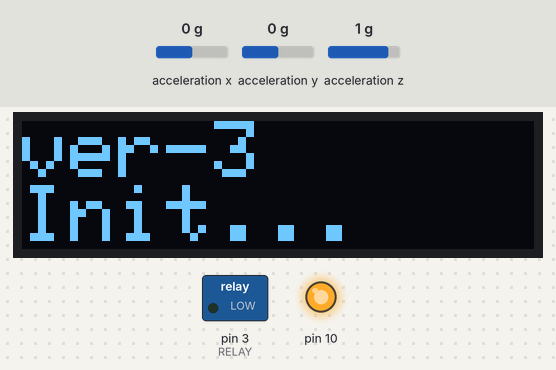
Bench run of a sketch on a simulated Arduino Uno, built with avr-gcc and run on an emulated ATmega328P. Parts: 128×32 one-colour display, switched loads named in the sketch (green lamp = pin HIGH), output pins drawn as LEDs (lit = HIGH). Inputs (shaded band) come from the test bench; at power-on: acceleration x 0 g, acceleration y 0 g, acceleration z 1 g. The local clock reads 2024-03-15 10:24:30 at power-on unless the sketch sets it; what the sketch prints to the serial monitor is not drawn.

Above: at 1.1 s.
At 58.9 s:
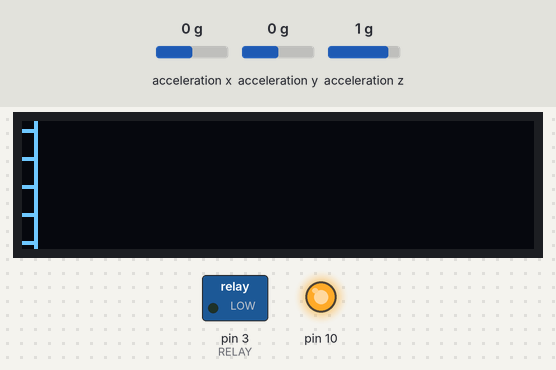
At 67.63 s:
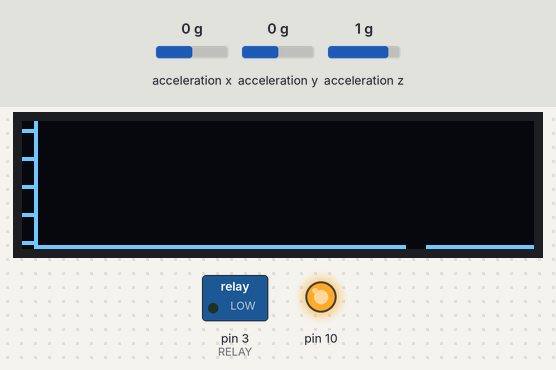
At 76.6 s:
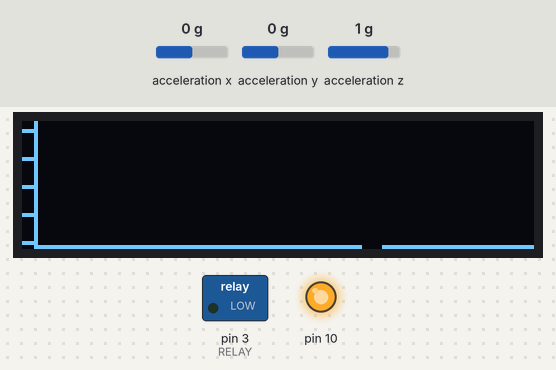
At 94.22 s:
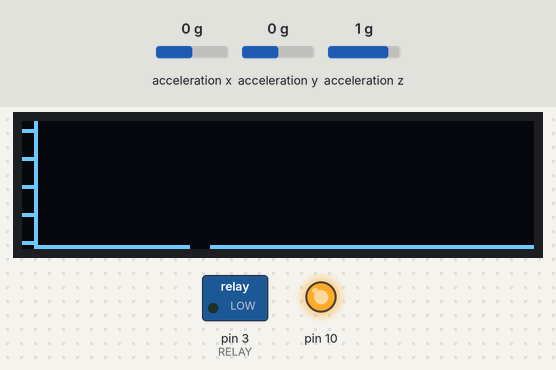
At 129.77 s:
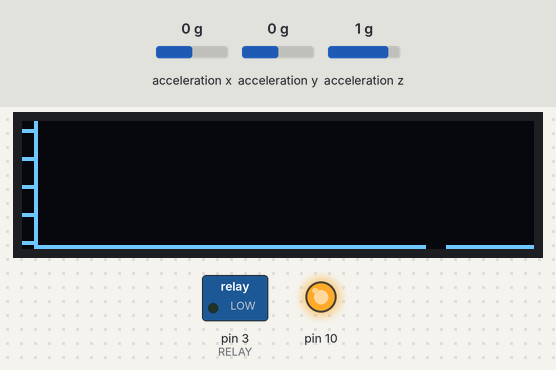

The sketch:

Arduino_ADXL345_Logger_SSD1306.ino
```cpp
//https://github.com/adafruit/Adafruit_ADXL345
//https://github.com/jarzebski/Arduino-DS3231
//https://github.com/adafruit/Adafruit_SSD1306
//https://github.com/Marzogh/SPIMemory
//https://github.com/adafruit/Adafruit-GFX-Library
//https://github.com/adafruit/Adafruit_BusIO

#define VERSION "ver-3"

#include <Adafruit_SSD1306.h>
#define OLED_RESET    4
#define SCREEN_WIDTH 128
#define SCREEN_HEIGHT 32 //用64的話會記憶體不足
Adafruit_SSD1306 display(SCREEN_WIDTH, SCREEN_HEIGHT, &Wire, OLED_RESET);

#include <Adafruit_ADXL345_U.h>
Adafruit_ADXL345_Unified accel = Adafruit_ADXL345_Unified(12345); //assign ID to our accelerometer

float fInputX, fInputY, fInputZ;
int iPlotValue;
float UBX, UBY, UBZ;
float LBX, LBY, LBZ;

#include <DS3231.h>
DS3231 RTC;
RTCDateTime dt;
char caRealTime[16];

#include <SPIMemory.h>
SPIFlash flash;
#define CAPA 134217728   //128M
#define ARRSZ 32
uint32_t gAdr=0;
char textAdr[ARRSZ];
#define TIME_INTERVAL 200  //每0.2秒記錄一筆資料
unsigned long lastWriteTime = 0;

int iNowXPosition = 4;
int iLastY=0;

#define RELAY 3
bool relay = LOW;

void setup() {
  Serial.begin(115200);

  display.begin(SSD1306_SWITCHCAPVCC, 0x3C);
  Serial.println(F("SSD1306 Ready"));
  displayWriteOnce(VERSION, "Init...");
  delay(1000);

  RTC.begin();
  Serial.println(F("RTC Ready"));

  pinMode(RELAY, OUTPUT);
  digitalWrite(RELAY, LOW);

  flash.begin(MB(128));
  Serial.println(F("flash Ready"));
  gAdr = findIdxOfFlash();
  delay(100);

  if(!accel.begin()){ //begin accel, check if it's working
    displayWriteOnce("ADXL345", "Error!") ;
    while(1);
  }
  accel.setRange(ADXL345_RANGE_8_G);
  Serial.println(F("ADXL345 Ready"));

  //取得最大最小值
  getUpperAndLowerBound();

  initialScreen();
  display.display();
}

void displayWriteOnce(char* msg1, char* msg2){
    display.clearDisplay();
    display.setTextSize(2);
    display.setTextColor(SSD1306_WHITE);
    display.setCursor(0,0);
    display.println(msg1);
    display.println(msg2);
    display.display();
}

void getUpperAndLowerBound(){
  // 放棄前五筆資料
  for(int i=0; i<5; i++) { getSensorValue(); }

  //Init
  UBX = -9999.0;  UBY = -9999.0;  UBZ = -9999.0;
  LBX =  9999.0;  LBY =  9999.0;  LBZ =  9999.0;

  for(int i=0; i<100; i++){
    getSensorValue();
    if(fInputX > UBX) UBX = fInputX;
    if(fInputY > UBY) UBY = fInputY;
    if(fInputZ > UBZ) UBZ = fInputZ;
    if(fInputX < LBX) LBX = fInputX;
    if(fInputY < LBY) LBY = fInputY;
    if(fInputZ < LBZ) LBZ = fInputZ;
    Serial.print("UBX:"); Serial.print(UBX);  Serial.print("  LBX:"); Serial.println(LBX);
    Serial.print("UBY:"); Serial.print(UBY);  Serial.print("  LBY:"); Serial.println(LBY);
    Serial.print("UBZ:"); Serial.print(UBZ);  Serial.print("  LBZ:"); Serial.println(LBZ);
  }

  UBX += 0.60 * (UBX-LBX);
  LBX -= 0.60 * (UBX-LBX);
  UBY += 0.60 * (UBY-LBY);
  LBY -= 0.60 * (UBY-LBY);
  UBZ += 0.60 * (UBZ-LBZ);
  LBZ -= 0.60 * (UBZ-LBZ);
  Serial.print("UBX:"); Serial.print(UBX);  Serial.print("  LBX:"); Serial.println(LBX);
  Serial.print("UBY:"); Serial.print(UBY);  Serial.print("  LBY:"); Serial.println(LBY);
  Serial.print("UBZ:"); Serial.print(UBZ);  Serial.print("  LBZ:"); Serial.println(LBZ);
}

void loop() {
  getSensorValue();

  if( fInputX > UBX || fInputX < LBX ){
    Serial.print("! X:"); Serial.println(fInputX);
    relay = HIGH;
  }
  if( fInputY > UBY || fInputY < LBY ){
    Serial.print("! Y:"); Serial.println(fInputY);
    relay = HIGH;
  }
  if( fInputZ > UBZ || fInputZ < LBZ ){
    Serial.print("! Z:"); Serial.println(fInputZ);
    relay = HIGH;
  }

  if(relay == HIGH && digitalRead(RELAY) == LOW){
    writeToFlash("ALARM!");
    digitalWrite(RELAY, HIGH);
  }

  if(iNowXPosition>4){
    display.drawLine(iNowXPosition-1 , iLastY,
                     iNowXPosition , iPlotValue, WHITE);
  }
  else{
    display.drawPixel(iNowXPosition, iPlotValue, WHITE);
  }
  iLastY = iPlotValue;

  iNowXPosition++;
  if(iNowXPosition>=128){
    iNowXPosition = 4;
    eraseVLine(iNowXPosition, 5);
    //initialScreen();
  }
  else{
    eraseVLine(iNowXPosition, 5);
  }

  display.display();

  if(millis() - lastWriteTime > TIME_INTERVAL ||
     millis() < lastWriteTime){
       lastWriteTime = millis();
       writeLog();
  }

}

void eraseVLine(int x, int w){
  int H = SCREEN_HEIGHT-1;
  int MH = SCREEN_HEIGHT/2;
  for(int i=0; i<w; i++){
    //display.drawFastVLine(x+i, 0, MH, BLACK);
    //display.drawFastVLine(x+i, MH+1, MH, BLACK);
    display.drawFastVLine(x+i, 0, H+1, BLACK);
  }
}

void initialScreen(){
  int H = SCREEN_HEIGHT-1;
  int W = SCREEN_WIDTH-1;
  int MH = SCREEN_HEIGHT/2;

  display.clearDisplay();

  //水平線
  //display.drawLine(3 , MH, W , MH, WHITE);

  //起點垂直線
  display.drawLine(3 , 0, 3 , H, WHITE);

  //刻度
  for(int y=MH; y<H; y+=7){
    display.drawFastHLine(0, y, 3, WHITE);
  }
  for(int y=MH; y>0; y-=7){
    display.drawFastHLine(0, y, 3, WHITE);
  }

}

void getSensorValue(){
  int H = SCREEN_HEIGHT-1;
  sensors_event_t event;
  accel.getEvent(&event);
  fInputX = event.acceleration.x;
  fInputY = event.acceleration.y;
  fInputZ = event.acceleration.z;
  iPlotValue = map(fInputZ, -5, 5, 0, H);
  if(iPlotValue>H) iPlotValue = H;
  if(iPlotValue<0) iPlotValue = 0;
}

void getRealTime(){
  RTCDateTime dt = RTC.getDateTime();
  int yy = dt.year-2000;
  int mm = dt.month;
  int dd = dt.day;
  int hh = dt.hour;
  int mn = dt.minute;
  int ss = dt.second;
  sprintf(caRealTime, "%2d%02d%02d%02d%02d%02d",
          yy, mm, dd, hh, mn, ss);
}

void writeLog(){
  char strInputX[7], strInputY[7], strInputZ[7];
  dtostrf(fInputX,5,2,strInputX);
  dtostrf(fInputY,5,2,strInputY);
  dtostrf(fInputZ,5,2,strInputZ);

  getRealTime();
  char text[ARRSZ];
  sprintf(text, "%s %s,%s,%s", caRealTime, strInputX, strInputY, strInputZ);
  writeToFlash(text);
}

void writeToFlash(char* str){
  if(gAdr>(CAPA-ARRSZ)){
    myPrintHex(gAdr);
    Serial.println(F(" reset gAdr=0"));
    gAdr=0;
  }
  if(gAdr%4096==0){ erase4K(gAdr); }

  if (flash.writeCharArray(gAdr, str, ARRSZ, true)) {
//    myPrintHex(gAdr);
//    Serial.print(F(" W: ")); Serial.println(str);
//    Serial.print(textAdr);

    /*
    Serial.print(F(" R: "));
    if (flash.readCharArray(gAdr, textAdr, ARRSZ)) {
      Serial.println(textAdr); }
    else{
      Serial.println(F("read fail!")); }
    */

    gAdr+=ARRSZ;
  }
}

uint32_t findIdxOfFlash(){
  unsigned long adr=0;
  bool gotIndex=false;

  for(adr=0; adr<CAPA; adr+=ARRSZ){
    if(flash.readByte(adr)==0xFF){
      gotIndex=true;
      Serial.print(F("findIdx: "));
      myPrintHex(adr); Serial.println();
      break;
    }
  }
  if(gotIndex==false){
    Serial.print("gotIndex==false");
    adr=0;
  }
  return adr;
}

void erase4K(unsigned long addr){
  //myPrintHex(addr);
  if (flash.eraseSector(addr)) {
    //Serial.println(F(" erase 4KB"));
  }
  else {
    Serial.println(F("Erasing sector failed"));
  }
  //delay(10);
}

void myPrintHex(uint32_t inputInt32){
  if(inputInt32>0x0FFFFFFF){
    Serial.print("0x");
    Serial.print(inputInt32, HEX);
  }
  else if (inputInt32>0x00FFFFFF){
    Serial.print("0x0");
    Serial.print(inputInt32, HEX);
  }
  else if (inputInt32>0x000FFFFF){
    Serial.print("0x00");
    Serial.print(inputInt32, HEX);
  }
  else if (inputInt32>0x0000FFFF){
    Serial.print("0x000");
    Serial.print(inputInt32, HEX);
  }
  else if (inputInt32>0x00000FFF){
    Serial.print("0x0000");
    Serial.print(inputInt32, HEX);
  }
  else if (inputInt32>0x000000FF){
    Serial.print("0x00000");
    Serial.print(inputInt32, HEX);
  }
  else if (inputInt32>0x0000000F){
    Serial.print("0x000000");
    Serial.print(inputInt32, HEX);
  }
  else {
    Serial.print("0x0000000");
    Serial.print(inputInt32, HEX);
  }

}
```

Source omitted: SPIFlashIO.cpp (17761 bytes), SPIFlashSFDP.cpp (13558 bytes)
